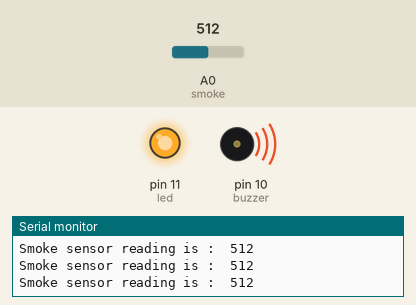
This sketch was run on a simulated Arduino Uno, built with avr-gcc and run on an emulated ATmega328P. Shown: output pins drawn as LEDs (lit = HIGH), buzzer (waves = sounding), the last lines printed to the serial monitor. The test bench sets the inputs (shaded band); at power-on: A0 (smoke) = 512.

Above: at 1.2 s.
1.3 s: A0 (smoke) set to 309
4.3 s: A0 (smoke) set to 282
At 5.7 s:
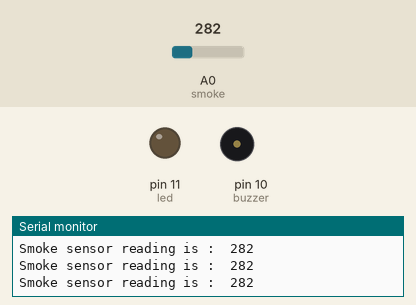
6.0 s: A0 (smoke) set to 306
At 6.11 s:
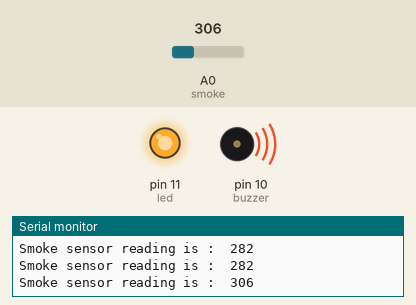
9.0 s: A0 (smoke) set to 290
At 9.7 s:
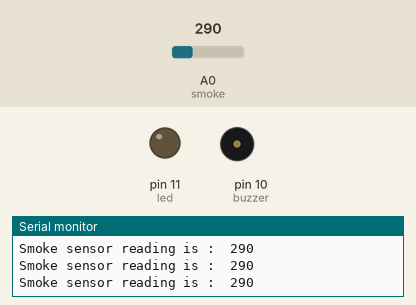
Timing chart, 0 to 11.5 s (numbered marks = the images above; inputs shaded):
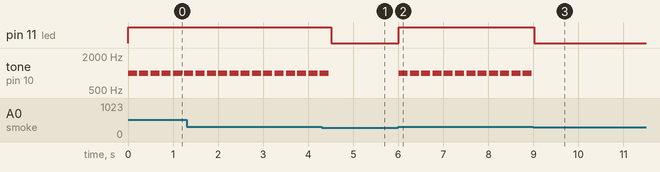

The sketch:

Smoke_Sensor.ino
```cpp
#define led 11 // led pin
#define buzzer 10 // buzzer pin
#define smoke A0  // smoke sensor pin (analog)

#define sensor_threshold 300 // threshold value
int sensor_reading ;

void setup() {
Serial.begin(9600);
pinMode(buzzer,OUTPUT);
pinMode(led,OUTPUT);
pinMode(smoke,INPUT);
}


void loop() {
sensor_reading = analogRead(smoke); // getting sensor reading from A0 pin
Serial.print("Smoke sensor reading is :  "); // printing sensor inputs
Serial.println(sensor_reading);

// cheking if the reading reached to the threshold or not
if(sensor_reading>=sensor_threshold)
{
  tone(buzzer,1000,200);
  digitalWrite(led,HIGH);
}
else
{
noTone(buzzer);
digitalWrite(led,LOW);
}
delay(250);
}
```

Measured:
- the behaviour switches between 300 and 299 on A0 (smoke) (found by bisection; images 0 and 1)
- after the input at 4.3 s, pin 11 (led): HIGH → LOW after 0.21 s; tone on pin 10 (buzzer): goes on until 4.5 s, then stays silent
- after the input at 6.0 s, pin 11 (led): LOW → HIGH at once; tone on pin 10 (buzzer): alternates 1000 Hz for 0.20 s and silent for 0.05 s, starting at once
- after the input at 9.0 s, pin 11 (led): HIGH → LOW at once; tone on pin 10 (buzzer): stops changing and stays silent
- by itself, tone on pin 10 (buzzer): alternates 1000 Hz for 0.20 s and silent for 0.05 s
